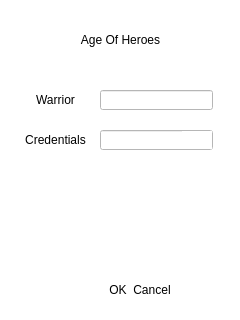
<?xml version="1.0" encoding="UTF-8"?>
<ui version="4.0">
 <class>LoginDialog</class>
 <widget class="QDialog" name="LoginDialog">
  <property name="geometry">
   <rect>
    <x>0</x>
    <y>0</y>
    <width>240</width>
    <height>320</height>
   </rect>
  </property>
  <property name="windowTitle">
   <string>Dialog</string>
  </property>
  <property name="styleSheet">
   <string notr="true">background-color: rgb(255, 255, 255);</string>
  </property>
  <widget class="QDialogButtonBox" name="buttonBox">
   <property name="geometry">
    <rect>
     <x>80</x>
     <y>270</y>
     <width>91</width>
     <height>41</height>
    </rect>
   </property>
   <property name="styleSheet">
    <string notr="true">QPushButton{
	font: 16pt &quot;Pristina&quot;;
	border-radius: 50px;
	background-color: qradialgradient(spread:pad, cx:0.5, cy:0.5, radius:0.5, fx:0.5, fy:0.506, stop:0 rgba(255, 255, 255, 255));
}

QPushButton:hover:enabled{
	text-decoration: underline;
}

QPushButton:hover:pressed{
	color: rgb(0, 255, 127);
}</string>
   </property>
   <property name="orientation">
    <enum>Qt::Horizontal</enum>
   </property>
   <property name="standardButtons">
    <set>QDialogButtonBox::Cancel|QDialogButtonBox::Ok</set>
   </property>
  </widget>
  <widget class="QLabel" name="label">
   <property name="geometry">
    <rect>
     <x>20</x>
     <y>85</y>
     <width>71</width>
     <height>31</height>
    </rect>
   </property>
   <property name="styleSheet">
    <string notr="true">font: 14pt &quot;Pristina&quot;;</string>
   </property>
   <property name="text">
    <string>&lt;html&gt;&lt;head/&gt;&lt;body&gt;&lt;p align=&quot;center&quot;&gt;Warrior&lt;/p&gt;&lt;/body&gt;&lt;/html&gt;</string>
   </property>
  </widget>
  <widget class="QLabel" name="label_2">
   <property name="geometry">
    <rect>
     <x>40</x>
     <y>15</y>
     <width>161</width>
     <height>51</height>
    </rect>
   </property>
   <property name="styleSheet">
    <string notr="true">font: 24pt &quot;Pristina&quot;;</string>
   </property>
   <property name="text">
    <string>&lt;html&gt;&lt;head/&gt;&lt;body&gt;&lt;p align=&quot;center&quot;&gt;Age Of Heroes&lt;/p&gt;&lt;/body&gt;&lt;/html&gt;</string>
   </property>
  </widget>
  <widget class="QLabel" name="label_3">
   <property name="geometry">
    <rect>
     <x>20</x>
     <y>125</y>
     <width>71</width>
     <height>31</height>
    </rect>
   </property>
   <property name="styleSheet">
    <string notr="true">font: 14pt &quot;Pristina&quot;;</string>
   </property>
   <property name="text">
    <string>&lt;html&gt;&lt;head/&gt;&lt;body&gt;&lt;p align=&quot;center&quot;&gt;Credentials&lt;/p&gt;&lt;/body&gt;&lt;/html&gt;</string>
   </property>
  </widget>
  <widget class="QLineEdit" name="lineEdit_2">
   <property name="geometry">
    <rect>
     <x>100</x>
     <y>130</y>
     <width>113</width>
     <height>20</height>
    </rect>
   </property>
   <property name="styleSheet">
    <string notr="true">font: 14pt &quot;Pristina&quot;;</string>
   </property>
   <property name="text">
    <string/>
   </property>
  </widget>
  <widget class="QLineEdit" name="lineEdit">
   <property name="geometry">
    <rect>
     <x>100</x>
     <y>90</y>
     <width>113</width>
     <height>20</height>
    </rect>
   </property>
   <property name="styleSheet">
    <string notr="true">font: 14pt &quot;Pristina&quot;;</string>
   </property>
  </widget>
  <widget class="QPushButton" name="HnSBtn">
   <property name="geometry">
    <rect>
     <x>182</x>
     <y>131</y>
     <width>30</width>
     <height>18</height>
    </rect>
   </property>
   <property name="styleSheet">
    <string notr="true">QPushButton{
	border-radius: 50px;
	background-color: qradialgradient(spread:pad, cx:0.5, cy:0.5, radius:0.5, fx:0.5, fy:0.506, stop:0 rgba(255, 255, 255, 255));
	background-image: url(:/Hide Password.png);
}

QPushButton:hover:pressed{
	background-image: url(:/Show Password.png);
}</string>
   </property>
   <property name="text">
    <string/>
   </property>
  </widget>
 </widget>
 <resources/>
 <connections>
  <connection>
   <sender>buttonBox</sender>
   <signal>accepted()</signal>
   <receiver>LoginDialog</receiver>
   <slot>accept()</slot>
   <hints>
    <hint type="sourcelabel">
     <x>248</x>
     <y>254</y>
    </hint>
    <hint type="destinationlabel">
     <x>157</x>
     <y>274</y>
    </hint>
   </hints>
  </connection>
  <connection>
   <sender>buttonBox</sender>
   <signal>rejected()</signal>
   <receiver>LoginDialog</receiver>
   <slot>reject()</slot>
   <hints>
    <hint type="sourcelabel">
     <x>316</x>
     <y>260</y>
    </hint>
    <hint type="destinationlabel">
     <x>286</x>
     <y>274</y>
    </hint>
   </hints>
  </connection>
 </connections>
</ui>
